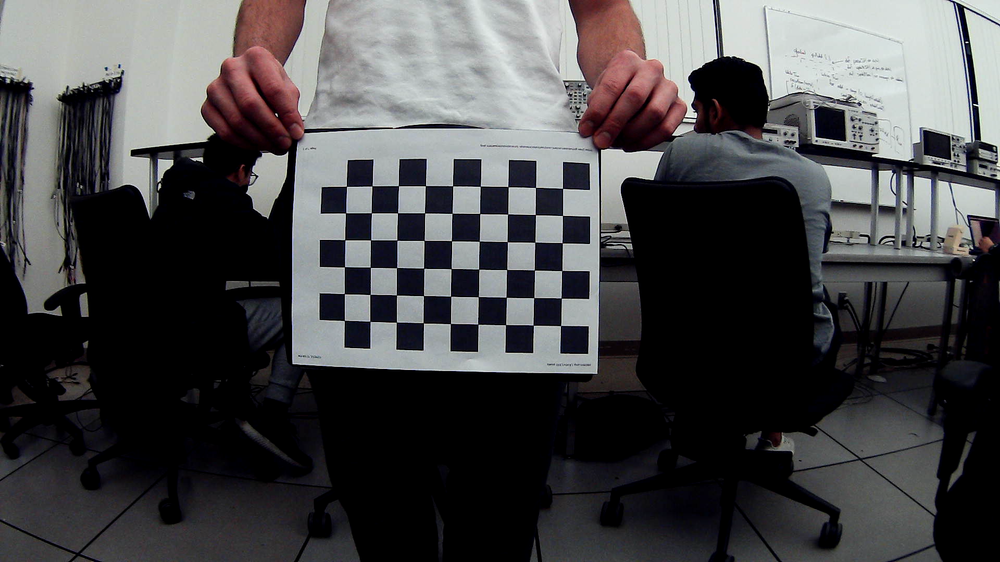
#> input picture VisionProcessing/_camera-calibration-master/images/img10.png, 1000 x 562 px, shrunk from 1920 x 1080 before the run
$ python calibrate.py images
#> lines starting #> are read from the running program, lines starting #| are printed output that depends on the picture; long printed decimals are rounded
#!/usr/bin/env python
"""Camera Calibration

Calculates calibration parameters from a set of images.

Copyright (C) 2021-2022  Raymond Oung

This program is free software: you can redistribute it and/or modify
it under the terms of the GNU General Public License as published by
the Free Software Foundation, either version 3 of the License, or
any later version.

This program is distributed in the hope that it will be useful,
but WITHOUT ANY WARRANTY; without even the implied warranty of
MERCHANTABILITY or FITNESS FOR A PARTICULAR PURPOSE.  See the
GNU General Public License for more details.

You should have received a copy of the GNU General Public License
along with this program.  If not, see <https://www.gnu.org/licenses/>.
"""
import cv2
import numpy as np
import os
import argparse
import sys

# Dimensions of the chess board
CHESS_BOARD = (9, 6)

# Termination criteria
criteria = (cv2.TERM_CRITERIA_EPS + cv2.TERM_CRITERIA_MAX_ITER, 30, 0.001)

# Arrays to store object and image points from all images
objpoints = []  # 3d point in real-world space
imgpoints = []  # 2d points in image plane

# Prepare object points
objp = np.zeros((CHESS_BOARD[0] * CHESS_BOARD[1], 3), np.float32)
objp[:, :2] = np.mgrid[0 : CHESS_BOARD[0], 0 : CHESS_BOARD[1]].T.reshape(-1, 2)

# Parse command line arguments
PARSER = argparse.ArgumentParser(
    description=__doc__, formatter_class=argparse.RawDescriptionHelpFormatter
)
PARSER.add_argument("dir", help="Directory of images")
PARSER.add_argument("-s", "--show", help="Show images with estimated corners", action="store_true")
ARGS = PARSER.parse_args()

# Collect all images
filename_list = []
for filename in os.listdir(ARGS.dir):
    path = os.path.join(ARGS.dir, filename)

    # filter-out non-functional files
    if not os.path.isfile(path):
        continue

    # filter-out undesired file-types
    if os.path.splitext(path)[1].lower() in (".png", ".jpg", ".jpeg"):
        filename_list.append(path)
#> pass 2 of the loop `for filename in os.listdir(ARGS.dir):`:

if not filename_list:
    sys.exit("[Error] Files not found: {}".format(ARGS.dir))

# Find the corners for each image
for filename in filename_list:
    print(filename)

    img = cv2.imread(filename)
#> img is the input picture: shape (562, 1000, 3); mean B, G, R 72.9, 71.6, 71.9
    gray = cv2.cvtColor(img, cv2.COLOR_BGR2GRAY)
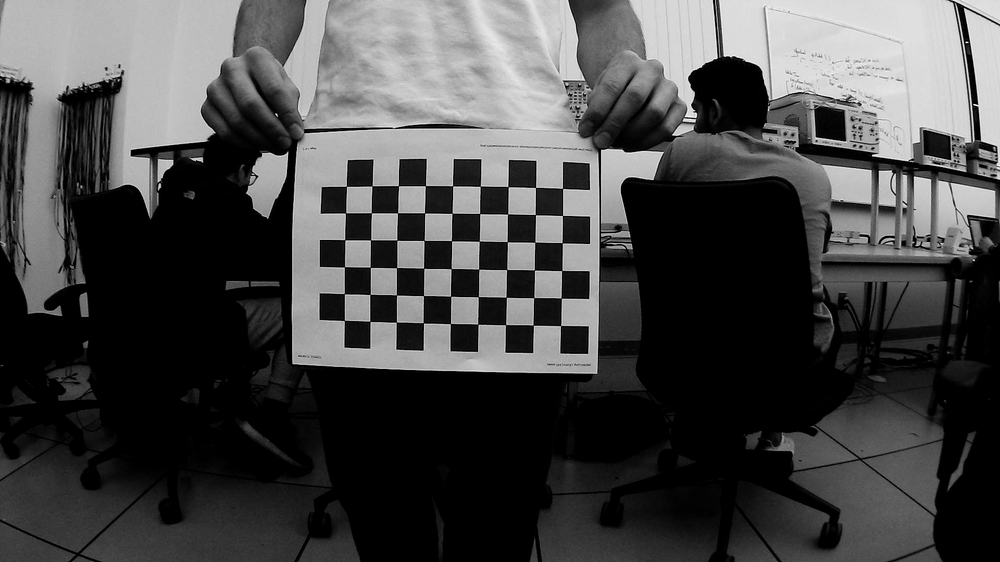
#> gray: shape (562, 1000); min 0, max 255, mean 71.8

    # Find the chess board corners
    ret, corners = cv2.findChessboardCorners(gray, CHESS_BOARD, None)
#> ret = True; corners = 54 rows, first 8: [560.5, 325.6], [533.3, 325.3], [505.5, 324.6], [477.9, 324.2], [450.4, 323.6], [423.4, 322.8], [396.4, 322.1], [370, 321.3]

    # If found, add object points, image points (after refining them)
    if ret == True:
        objpoints.append(objp)

        # Refine pixel coordinates for given 2D points
        corners2 = cv2.cornerSubPix(gray, corners, (11, 11), (-1, -1), criteria)
#> corners2 = 54 rows, first 8: [560.6, 325.6], [533.3, 325.2], [505.5, 324.6], [477.7, 324.2], [450.4, 323.6], [423.4, 322.9], [396.4, 322.2], [369.9, 321.4]
        imgpoints.append(corners2)

        if ARGS.show:
            # Draw the corners onto the image
            img = cv2.drawChessboardCorners(img, CHESS_BOARD, corners2, ret)
            cv2.imshow("img", img)
            cv2.waitKey(500)
#> pass 2 of the loop `for filename in filename_list:`:
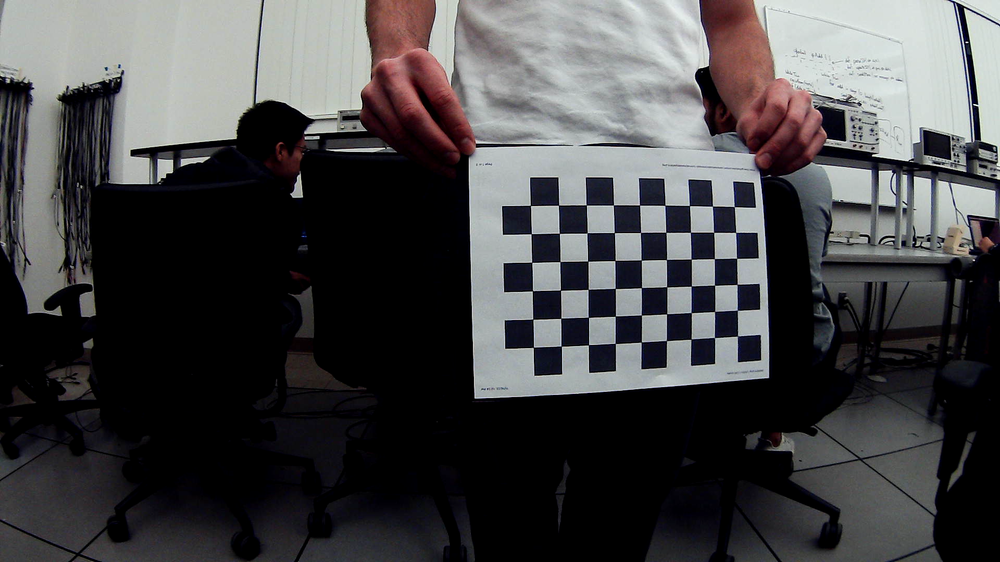
#> input picture VisionProcessing/_camera-calibration-master/images/img11.png, 1000 x 562 px, shrunk from 1920 x 1080 before the run
#> img is the input picture: shape (562, 1000, 3); mean B, G, R 71.2, 70, 70.6
#> `gray = cv2.cvtColor(img, cv2.COLOR_BGR2GRAY)`:
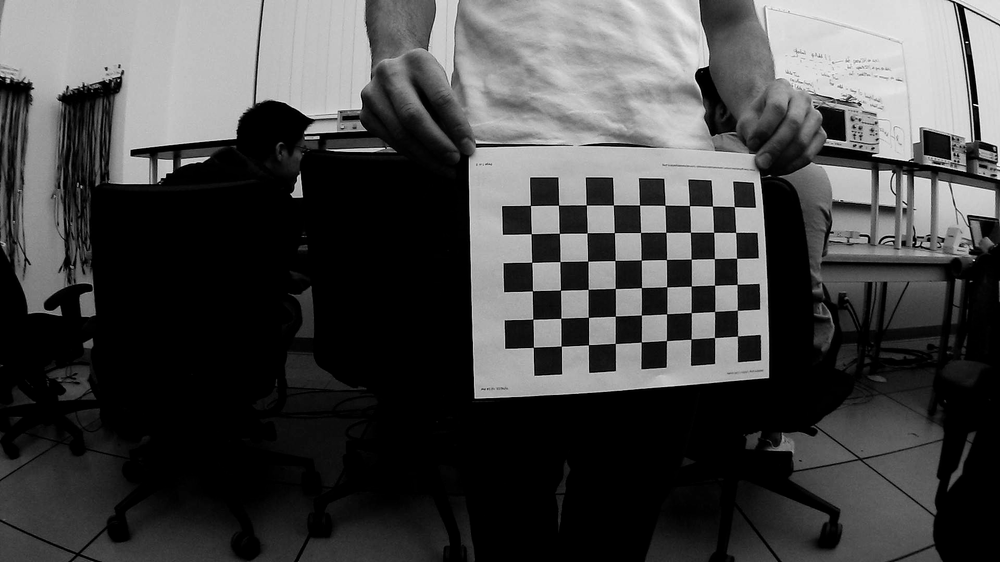
#> gray: shape (562, 1000); min 0, max 255, mean 70.3
#> corners = 54 rows, first 8: [737.5, 336], [714.5, 337.6], [691, 339.2], [666.4, 340.6], [641.3, 342], [615.3, 343.5], [588.5, 344.8], [561.2, 346.2]
#> corners2 = 54 rows, first 8: [737.5, 336.1], [714.5, 337.6], [691, 339.1], [666.5, 340.6], [641.3, 342], [615.3, 343.5], [588.5, 344.8], [561.3, 346.2]

if ARGS.show:
    cv2.destroyAllWindows()

# Print license notice
print("""
dancebots-server  Copyright (C) 2021-2022  Raymond Oung
This program comes with ABSOLUTELY NO WARRANTY.
This is free software, and you are welcome to redistribute it
under certain conditions. Refer to the license notice at the
top of the script.

""")

# Calibrate camera
print("Calculating calibration parameters...")
ret, mtx, dist, rvecs, tvecs = cv2.calibrateCamera(
    objpoints, imgpoints, gray.shape[::-1], None, None
)
#> ret = 0.157; mtx = [[551.2, 0, 491.5], [0, 545, 196.4], [0, 0, 1]]; dist = [[-0.331, -0.431, 0.0506, 0.00959, 1.33]]; rvecs = ([0.031, 0.0415, -3.12], [-0.0843, -0.0369, 3.12]); tvecs = ([2.5, 4.68, 20.08], [9.45, 5.16, 19.94])

print("\nIntrinsic Parameters:")
print("fx: {}".format(mtx.item((0, 0))))
#| fx: 551.152
print("fy: {}".format(mtx.item((1, 1))))
#| fy: 545.001
print("cx: {}".format(mtx.item((0, 2))))
#| cx: 491.499
print("cy: {}".format(mtx.item((1, 2))))
#| cy: 196.441

print("\nDistortion Coefficients:")
print("k1: {0:+}".format(dist.item((0, 0))))
#| k1: -0.3309
print("k2: {0:+}".format(dist.item((0, 1))))
#| k2: -0.4305
print("p1: {0:+}".format(dist.item((0, 2))))
#| p1: +0.05063
print("p2: {0:+}".format(dist.item((0, 3))))
#| p2: +0.009592
print("k3: {0:+}".format(dist.item((0, 4))))
#| k3: +1.334

# Calculate re-projection error
mean_error = 0
for i in range(len(objpoints)):
    imgpoints2, _ = cv2.projectPoints(objpoints[i], rvecs[i], tvecs[i], mtx, dist)
    error = cv2.norm(imgpoints[i], imgpoints2, cv2.NORM_L2)/len(imgpoints2)
    mean_error += error
#> this loop made 2 passes
#> (error, mean_error) on passes 1 to 2: (0.0214, 0.0214), (0.0214, 0.0428)
#> after the loop, mean_error = 0.0428

print("\nRe-projection error: {}".format(mean_error/len(objpoints)))
#| Re-projection error: 0.02141
print("\nFiles Used: {}".format(len(objpoints)))
#| Files Used: 2
